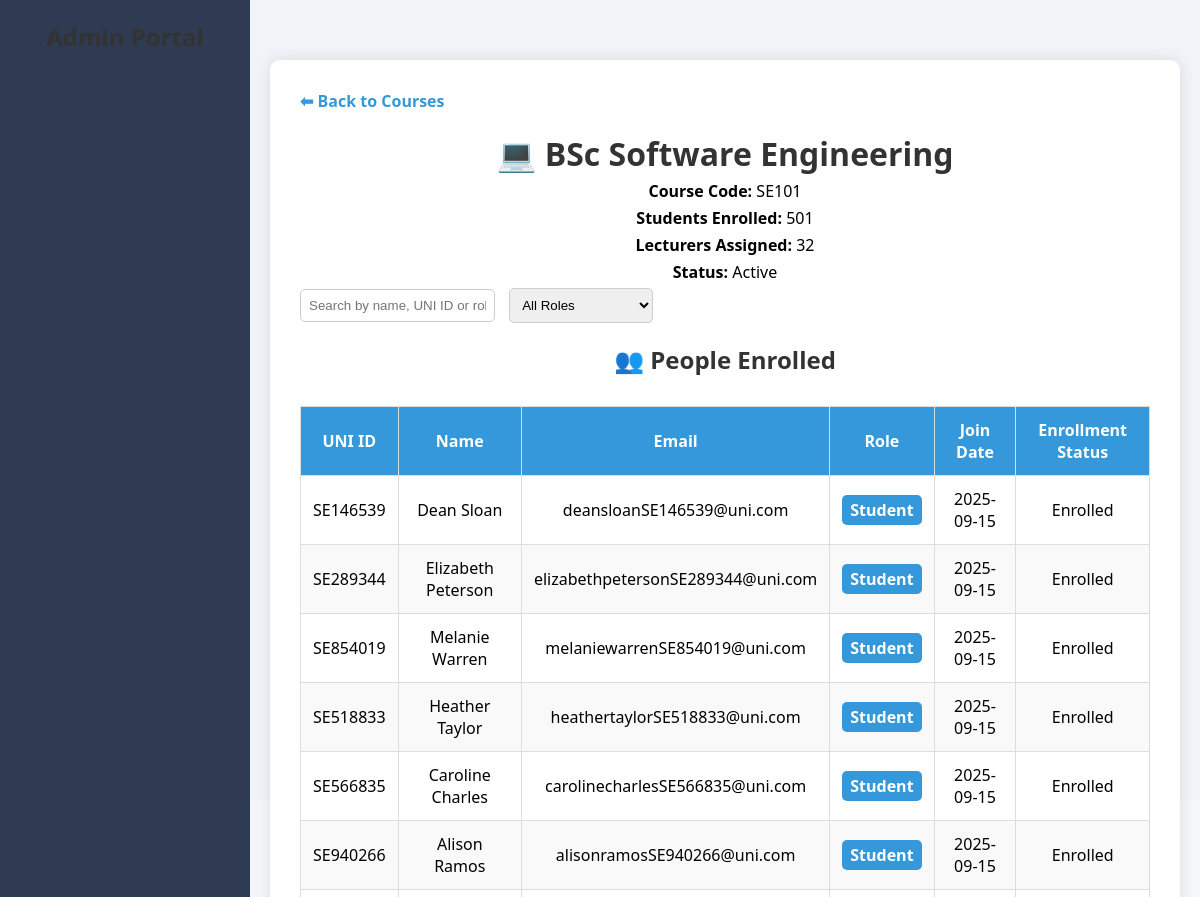
/course/3/view (upper part), run on an earlier commit of the app's database.
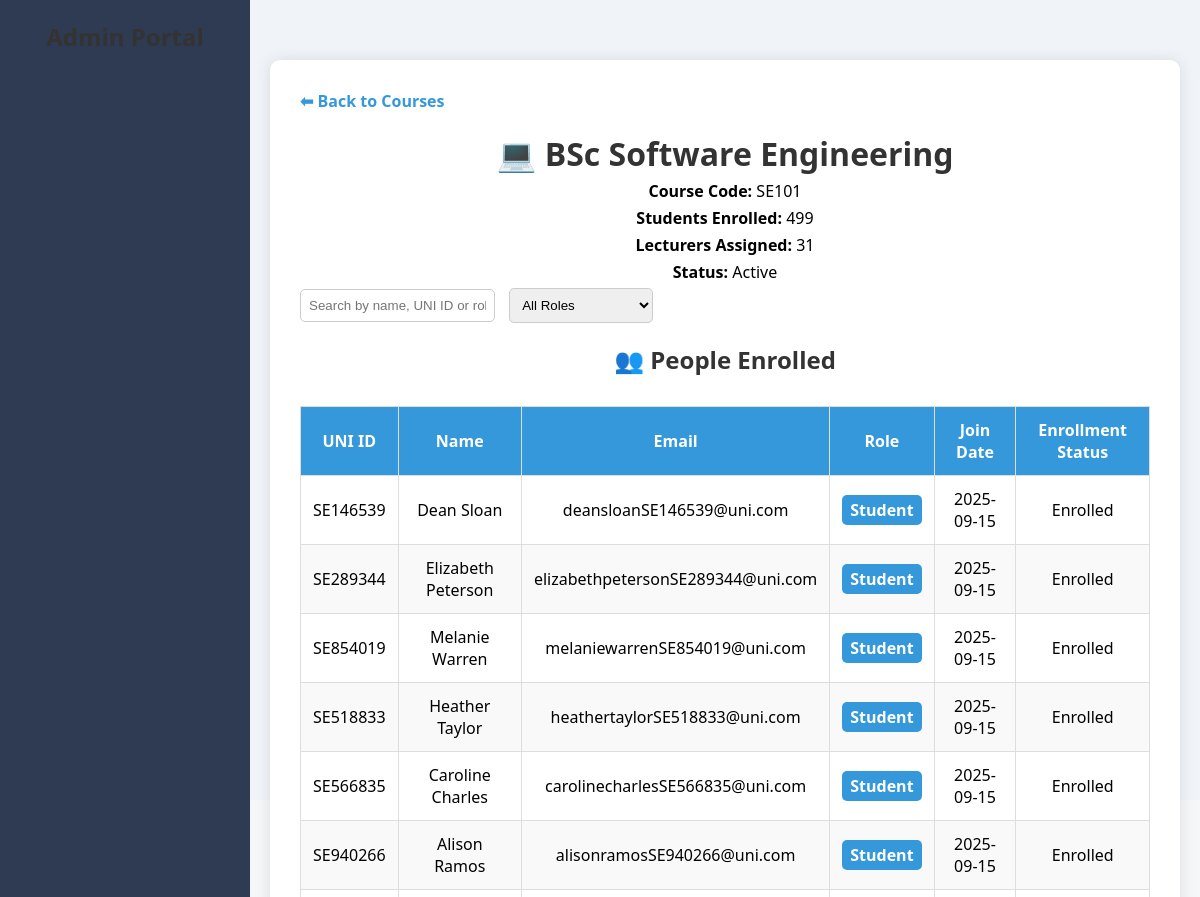
And on a later commit of the database.
### tables this page shows
CREATE TABLE courses (
    id INTEGER PRIMARY KEY AUTOINCREMENT,
    name TEXT NOT NULL,
    code TEXT NOT NULL UNIQUE,
    students INTEGER DEFAULT 0,
    lecturers INTEGER DEFAULT 0,
    status TEXT DEFAULT 'Active',
    attendance INTEGER DEFAULT 75,
    average_grade REAL DEFAULT 65,
    satisfaction INTEGER DEFAULT 4
, year INTEGER DEFAULT 2024);

### app.py (the view)
@app.route('/course/<int:course_id>/view')
def view_course(course_id):
    conn = get_db_connection()
    course = conn.execute('SELECT * FROM courses WHERE id = ?', (course_id,)).fetchone()
    if not course:
        conn.close()
        return "Course Not Found", 404
    users_in_course = conn.execute('''
    SELECT s.username, s.email, s.role, s.join_date, s.enrollment_status, s.id AS uni_id
    FROM students s
    JOIN enrollments e ON s.id = e.student_id
    WHERE e.course_id = ? AND s.enrollment_status != 'Removed'
    ORDER BY
        CASE s.role
            WHEN 'Student' THEN 1
            WHEN 'Lecturer' THEN 2
            WHEN 'Teacher Assistant' THEN 3
            WHEN 'Admin' THEN 4
            ELSE 5
        END,
        s.join_date DESC
''', (course_id,)).fetchall()
    conn.close()
    course = dict(course)
    users = [dict(user) for user in users_in_course]
    if "Software" in course["name"]:
        template = 'view_software.html'
    elif "Data Science" in course["name"]:
        template = 'view_data_science.html'
    else:
        template = 'view_generic.html'
    print(f"✅ View Course '{course['name']}' — {len(users)} users found")
    if users:
        print(f"Sample user: {users[0]}")
    return render_template(template, course=course, users=users)

### app.py (called while the page is built)
def get_db_connection():
    conn = sqlite3.connect('courses.db')
    conn.row_factory = sqlite3.Row
    return conn

### templates/view_software.html (shortened to what this page needs)
<!DOCTYPE html>
<html lang="en">
<head>
  <link rel="stylesheet" href="{{ url_for('static', filename='lecturer_navbar.css') }}" />
</head>
<body>
  {% include 'navbar_admin.html' %}
  <div class="main-content">
    <div class="container">
      <a href="{{ url_for('course_management') }}" class="back-link">⬅ Back to Courses</a>
      <h1>💻 {{ course['name'] }}</h1>
      <p><strong>Course Code:</strong> {{ course['code'] }}</p>
      <p><strong>Students Enrolled:</strong> {{ course['students'] }}</p>
      <p><strong>Lecturers Assigned:</strong> {{ course['lecturers'] }}</p>
      <p><strong>Status:</strong> {{ course['status'] }}</p>
      <input type="text" id="searchInput" placeholder="Search by name, UNI ID or role..." onkeyup="applyFilters()">
      <select id="roleFilter" onchange="applyFilters()">
        <option value="">All Roles</option>
      </select>
      <h2>👥 People Enrolled</h2>
      <table id="dataTable">
        <thead>
          <tr>
            <th>UNI ID</th>
            <th>Name</th>
            <th>Email</th>
            <th>Role</th>
            <th>Join Date</th>
            <th>Enrollment Status</th>
          </tr>
        </thead>
        <tbody></tbody>
      </table>
    </div>
  </div>
</body>
</html>

### templates/navbar_admin.html (shortened to what this page needs)
  <!DOCTYPE html>
  <html lang="en">
  <head>
    <link rel="stylesheet" href="{{ url_for('static', filename='admin_navbar.css') }}">
  </head>
  <body>
    <div class="sidebar">
      <h2 class="logo">Admin Portal</h2>
    </div>
    <div class="main-content">
    </div>
  </body>
  </html>

### static/lecturer_navbar.css (style rules this page uses)
* { margin: 0; padding: 0; box-sizing: border-box; }
body { font-family: 'Segoe UI', Tahoma, Geneva, Verdana, sans-serif; display: flex; height: 100vh; background-color: #f0f4f8; }
.sidebar { width: 250px; background-color: #2f3b52; color: #fff; position: fixed; height: 100%; padding: 20px; display: flex; flex-direction: column; justify-content: space-between; z-index: 1000; }
.sidebar .logo { font-size: 24px; font-weight: bold; margin-bottom: 30px; }
.main-content { margin-left: 250px; padding: 20px; flex-grow: 1; position: relative; z-index: 1; }

### static/admin_navbar.css (style rules this page uses)
* { margin: 0; padding: 0; box-sizing: border-box; }
body { font-family: 'Segoe UI', Tahoma, Geneva, Verdana, sans-serif; display: flex; height: 100vh; background-color: #f0f4f8; }
.sidebar { width: 250px; background-color: #2f3b52; color: #fff; position: fixed; height: 100%; padding: 20px; display: flex; flex-direction: column; justify-content: space-between; z-index: 1000; }
.sidebar .logo { font-size: 24px; font-weight: bold; margin-bottom: 30px; }
.main-content { margin-left: 250px; padding: 20px; flex-grow: 1; position: relative; z-index: 1; }

### templates/view_software.html (style rules this page uses)
body, html { margin: 0; padding: 0; height: 100%; width: 100%; background-color: #f4f6f8; display: flex; flex-direction: column; }
.main-content { margin-left: 250px; padding: 20px; flex: 1; }
.container { width: 100%; max-width: 1200px; margin: 0 auto; background: white; padding: 30px; border-radius: 10px; box-shadow: 0 0 15px rgba(0, 0, 0, 0.1); }
h1, h2 { text-align: center; color: #333; }
p { text-align: center; font-size: 16px; margin: 5px 0; }
table { width: 100%; border-collapse: collapse; margin-top: 30px; }
th, td { border: 1px solid #ddd; padding: 12px; text-align: center; }
th { background-color: #3498db; color: white; cursor: pointer; }
.back-link { display: block; margin-bottom: 20px; color: #3498db; text-decoration: none; font-weight: bold; }
#searchInput, #roleFilter { margin-bottom: 20px; padding: 8px; border-radius: 5px; border: 1px solid #ccc; margin-right: 10px; }

What changed in the data, as far as the page shows it:
changed courses "BSc Software Engineering": students "501" → "499"; lecturers "32" → "31"
